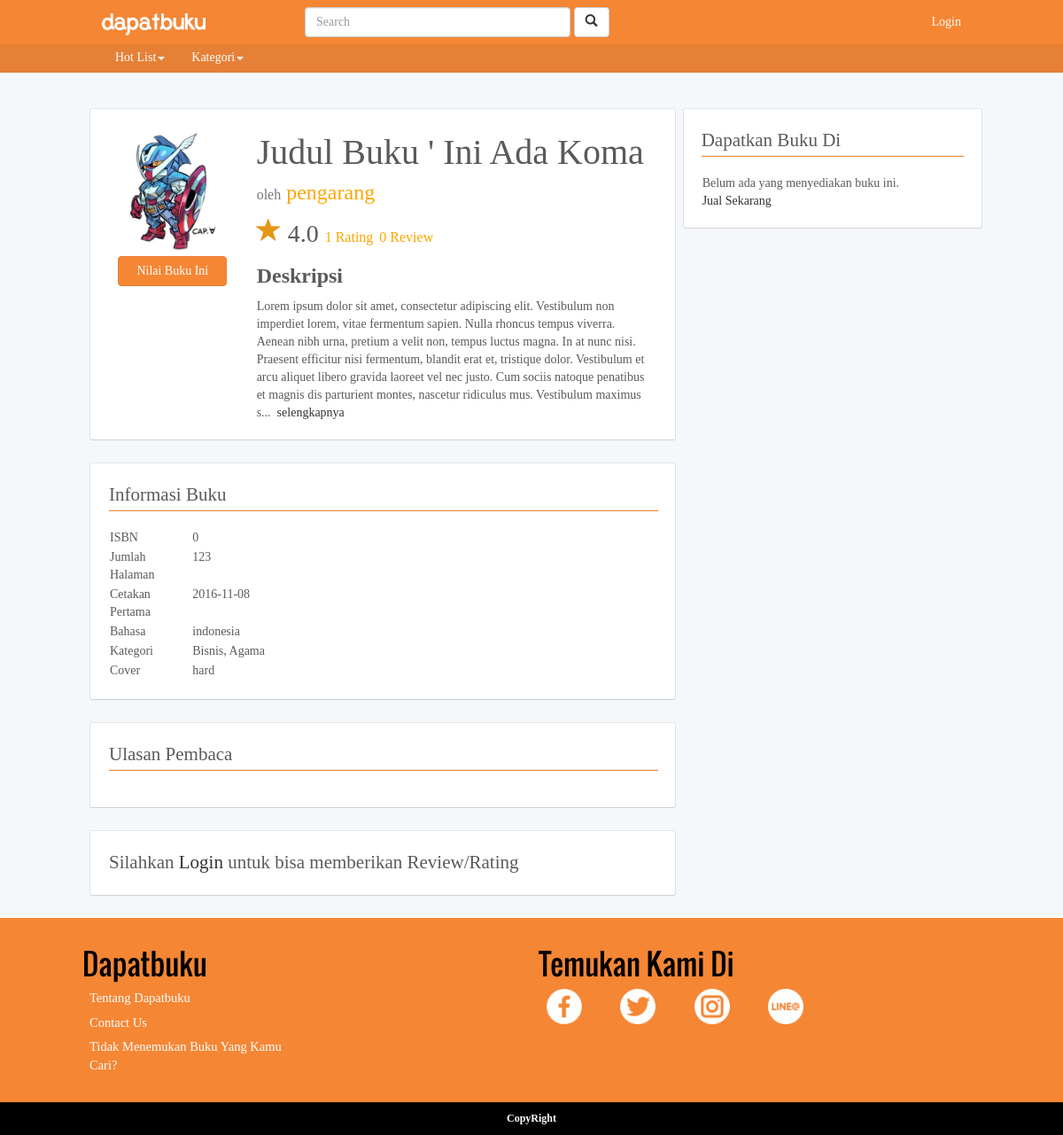
Page /book/b/judul-buku-ini-ada-koma on the earlier database version.
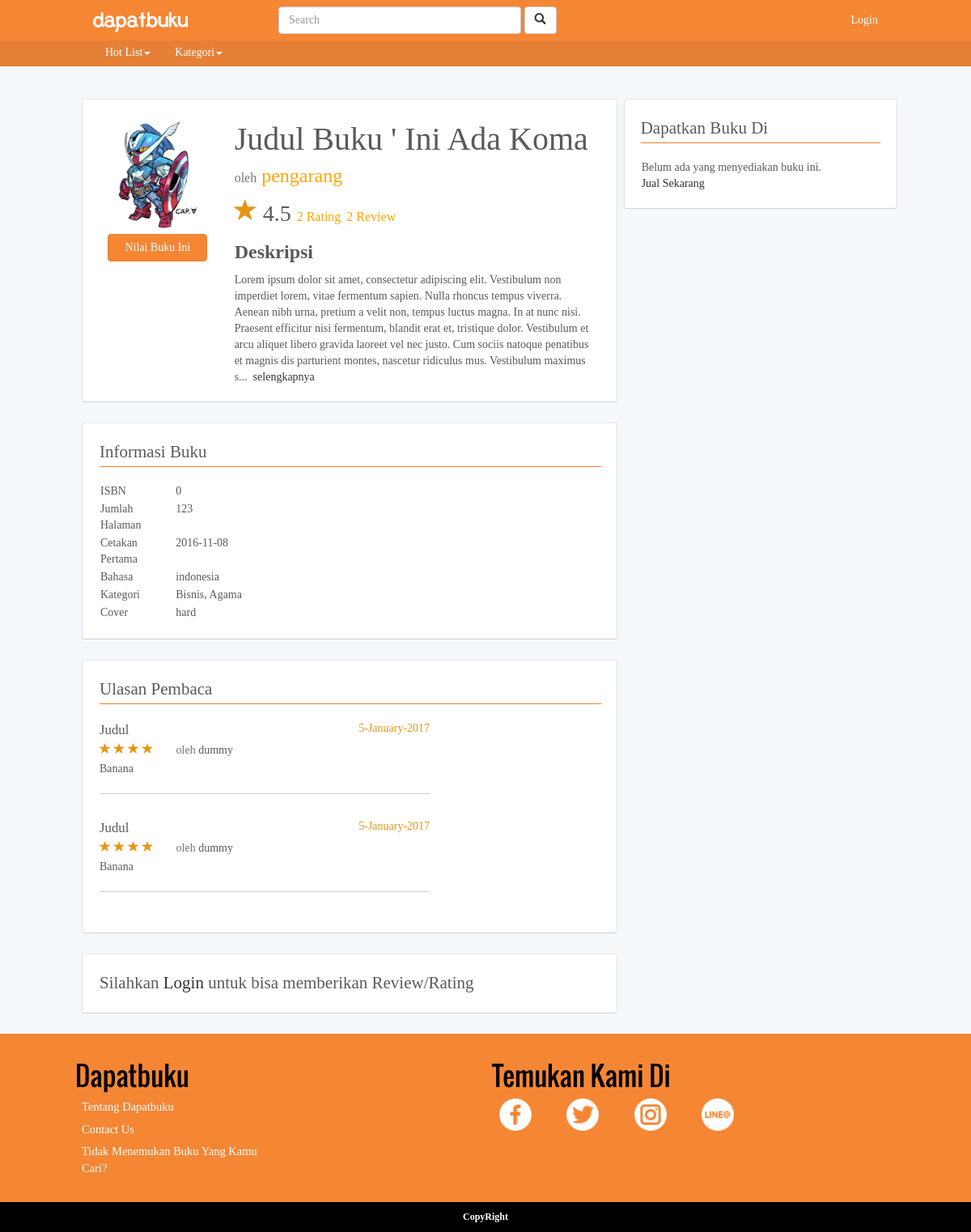
Same page on the later database version.
### tables this page shows
CREATE TABLE `book` (
  `id_b` int(11) NOT NULL,
  `title_b` varchar(200) NOT NULL,
  `slug_title_b` varchar(200) DEFAULT NULL COMMENT 'slug for link',
  `no_isbn_b` varchar(20) DEFAULT 'Tidak Tersedia',
  `writer` varchar(128) DEFAULT NULL,
  `publisher` varchar(128) DEFAULT NULL,
  `pages` int(11) DEFAULT NULL,
  `date_published` date DEFAULT NULL,
  `language_b` varchar(50) DEFAULT NULL,
  `thumb_cover_b` varchar(200) DEFAULT NULL COMMENT 'thumbnail versi kecil dari foto cover',
  `photo_cover_b` varchar(200) DEFAULT NULL COMMENT 'alamat photo',
  `cover_type_b` varchar(50) DEFAULT NULL COMMENT 'tipe cover',
  `description_b` longtext COMMENT 'sinopsis',
  `total_reviews_b` int(11) DEFAULT '0',
  `total_ratings` int(11) DEFAULT '0',
  `best_seller_flag` int(2) DEFAULT '0' COMMENT 'flag best seller',
  `best_seller_rank` int(3) DEFAULT NULL
);

CREATE TABLE `book_category` (
  `id_b_category` int(11) NOT NULL,
  `name_b_category` varchar(100) NOT NULL,
  `desc_b_category` text
);

CREATE TABLE `book_review` (
  `id_b_review` int(11) NOT NULL,
  `title_b_review` varchar(50) NOT NULL,
  `content_b_review` varchar(300) NOT NULL,
  `id_u` int(11) DEFAULT NULL,
  `id_b` int(11) DEFAULT NULL,
  `date_b_review` timestamp NULL DEFAULT CURRENT_TIMESTAMP,
  `total_like` int(11) NOT NULL DEFAULT '0'
);

CREATE TABLE `user` (
  `id_u` int(11) NOT NULL,
  `username_u` varchar(50) DEFAULT NULL,
  `email_u` varchar(100) DEFAULT NULL,
  `password_u` varchar(255) DEFAULT NULL,
  `firstname_u` varchar(255) DEFAULT NULL,
  `lastname_u` varchar(100) DEFAULT NULL,
  `date_of_birth_u` date DEFAULT NULL,
  `phone_number_u` varchar(15) DEFAULT NULL,
  `join_date_u` datetime DEFAULT NULL,
  `address_u` varchar(150) DEFAULT NULL,
  `city_u` int(6) DEFAULT NULL,
  `province_u` int(6) DEFAULT NULL,
  `total_review_u` int(11) DEFAULT '0',
  `bio_u` varchar(200) DEFAULT NULL,
  `photo_profile_u` varchar(150) DEFAULT 'assets/img/default/profile-pict.png',
  `photo_cover_u` varchar(150) DEFAULT NULL,
  `point` int(11) DEFAULT '0',
  `money` int(11) DEFAULT NULL,
  `line_u` varchar(32) NOT NULL,
  `whatsapp_u` varchar(15) NOT NULL
);

### application/controllers/Book.php (called while the page is built, shortened)
<?php
class Book extends CI_Controller {
	public function __construct()
	{
		$this->load->library('session');
		$this->load->library('fixstring');
		$this->load->helper('url');
		$this->load->library('form_validation');
    	$this->load->helper(array('form', 'url'));
		$this->load->model('M_book');
	}
	public function b($slug)
	{
		$id_user = 0;
		$data['book_data'] = $this->M_book->get_data_book($slug);
		$id_in = $data['book_data'][0]['id_b'];
		$data['book_category'] = $this->M_book->get_b_category($id_in);
		$data['book_rating'] = $this->M_book->get_rate_avg($id_in);
		$data['writer_data'] = $this->M_book->get_writer_short($id_in);
		$data['review_data'] = $this->M_book->get_review($id_in);
		$data['my_review'] = $this->M_book->get_user_review($id_in, $id_user);
		$data['book_sale'] = $this->M_book->get_book_sale_in($id_in);
		if($this->session->logged_in == 0){
			$data['rating_data'] = $this->M_book->get_rating($id_in,$id_user);
			if(!$data['rating_data'] ) $data['rating_flag'] = 0;
			else $data['rating_flag'] = 1;
			$data['user_review_flag'] = $this->M_book->user_review_flag($id_in,$id_user);
			if(!$data['user_review_flag'] ) $data['review_flag'] = 0;
			else $data['review_flag'] = 1;
		}
		else{
			$data['review_flag'] = 0;
			$data['rating_flag'] = 0;
		}
		$data['header']=$this->load->view('parts/header','',true);
		$data['navbar']=$this->load->view('parts/navbar','',true);
		$data['footer']=$this->load->view('parts/footer','',true);
		$data['bookright']=$this->load->view('book/book-right',$data,true);
		$data['bookleft']=$this->load->view('book/book-left',$data,true);
		$this->load->view('book/book',$data);
	}
}
?>

### index.php (called while the page is built, shortened)
<?php
require_once BASEPATH.'core/CodeIgniter.php';

### application/models/M_book.php (called while the page is built, shortened)
<?php
  Class M_book extends CI_Model
  {
    public function get_b_category($id_in)
    {
      $query = $this->db->query("select bc.name_b_category from book_category bc, book_category_connector bcc, book b
                                 where b.id_b = '".$id_in."' and bcc.book_id = b.id_b and bc.id_b_category = bcc.cat_id;");
      return $query->result_array();
    }
    public function get_rate_avg($id_in)
    {
      $query = $this->db->query("select round(avg(new.rate), 1) as avg from (select r.rating AS rate
                                 from book_rating r, book b WHERE b.id_b = ".$id_in." and b.id_b = r.id_b) new;");
      return $query->result_array();
    }
    public function get_data_book($slug)
    {
      $query = $this->db->query("select * from book where slug_title_b = '".$slug."';");
      return $query->result_array();
    }
    public function get_review($id_in)
    {
		$query = $this->db->query("
		SELECT u.username_u, r.title_b_review, r.rating, r.date_b_review, r.content_b_review, r.id_b_review FROM (SELECT br.id_u,
		br.title_b_review, r.rating, br.date_b_review, br.content_b_review, br.id_b_review
		FROM book_rating AS r JOIN book_review AS br WHERE r.id_u = br.id_u AND r.id_b = br.id_b AND br.id_b =".$id_in."
		GROUP BY br.id_b_review
		) AS r,
		USER u WHERE r.id_u = u.id_u ORDER BY date_b_review DESC;");
      return $query->result_array();
    }
  }
?>

### application/views/book/book-left.php (the view, shortened to what the changed rows need)
<div class="custom-container" id="book-container">
	<div class="row">
		<div class="col-md-12">
			<div class="col-md-3">
				<div class="col-sm-12 col-xs-12 padding-5px">
					<img src="<?php echo base_url().$book_data[0]['photo_cover_b']; ?>" class="img-responsive-2">
					<div class="col-md-12 info-small" style="padding:0;">
						<div class="col-md-12 book-star text-center">
						</div>
					</div>
				</div>
			</div>
			<div class="col-md-9">
				<div class="col-md-12 book-title">
					<?php echo $book_data[0]['title_b']; ?>
				</div>
				<div class="col-md-12 book-writer">
					<span class="text-muted">oleh</span> <?php echo $book_data[0]['writer']; ?>
				</div>
				<div class="col-md-12 book-rating">
					<div class="book-rating-star">
						<span class="glyphicon glyphicon-star glyphicon-large" style="color:#E69515;" aria-hidden="true"></span>
						<span class="book-rating-text"><?php echo $book_rating[0]['avg']; ?></span>
						<span class="book-rating-count"><?php echo $book_data[0]['total_ratings']; ?> Rating</span>
						<span class="book-review-count"><?php echo $book_data[0]['total_reviews_b']; ?> Review</span>
					</div>
				</div>
				<div id="book-description" class="col-md-12 product-item">
					<div class="book-header">Deskripsi</div>
					<div class="book-description more">
						<?php echo $book_data[0]['description_b']; ?>
					</div>
				</div>
			</div>
		</div>
	</div>
</div>
<div id="informasi-buku" class="custom-container">
	<div class="row">
		<div class="col-md-12">
			<div class="row">
				<div class="col-md-12">
					<div class="col-md-4">
						<div class="col-md-12 table-container">
							<div class="col-md-6 col-sm-6 col-xs-6 table-content">ISBN
							</div>
							<div class="col-md-6 col-sm-6 col-xs-6 table-content"><?php echo $book_data[0]['no_isbn_b']; ?>
							</div>
						</div>
						<div class="col-md-12 table-container">
							<div class="col-md-6 col-sm-6 col-xs-6 table-content">Jumlah Halaman
							</div>
							<div class="col-md-6 col-sm-6 col-xs-6 table-content"><?php echo $book_data[0]['pages']; ?>
							</div>
						</div>
						<div class="col-md-12 table-container">
							<div class="col-md-6 col-sm-6 col-xs-6 table-content">Cetakan Pertama
							</div>
							<div class="col-md-6 col-sm-6 col-xs-6 table-content"><?php echo $book_data[0]['date_published']; ?>
							</div>
						</div>
						<div class="col-md-12 table-container">
							<div class="col-md-6 col-sm-6 col-xs-6 table-content">Bahasa
							</div>
							<div class="col-md-6 col-sm-6 col-xs-6 table-content"><?php echo $book_data[0]['language_b']; ?>
							</div>
						</div>
						<div class="col-md-12 table-container">
							<div class="col-md-6 col-sm-6 col-xs-6 table-content">Kategori
							</div>
							<div class="col-md-6 col-sm-6 col-xs-6 table-content">
							<?php
								$counter=1;
								foreach($book_category as $key){
									if($counter!=1)echo ', ';
									echo $key['name_b_category'];
									$counter++;
								}
								?>
							</div>
						</div>
						<div class="col-md-12 table-container">
							<div class="col-md-6 col-sm-6 col-xs-6 table-content">Cover
							</div>
							<div class="col-md-6 col-sm-6 col-xs-6 table-content"><?php echo $book_data[0]['cover_type_b']; ?>
							</div>
						</div>
					</div>
				</div>
			</div>
		</div>
	</div>
</div>
<div id="ulasan-pembaca" class="custom-container">
	<div class="row">
		<div class="col-md-12" >
			<div class="col-md-8">
				<?php foreach($review_data as $key){?>
					<div class="review-wrapper">
						<div class="review-date">
						<?php echo date('j-F-Y', strtotime($key['date_b_review']) );?></div>
						<div class="review-title review-item"><?php echo $key['title_b_review']; ?></div>
						<div class="review-rating review-item">
							<span class="glyphicon glyphicon-star glyphicon-large" style="color:#E69515;" aria-hidden="true"></span>
							<span class="glyphicon glyphicon-star glyphicon-large" style="color:#E69515;" aria-hidden="true"></span>
							<span class="glyphicon glyphicon-star glyphicon-large" style="color:#E69515;" aria-hidden="true"></span>
							<span class="glyphicon glyphicon-star glyphicon-large" style="color:#E69515;" aria-hidden="true"></span>
							<span class="glyphicon glyphicon-star glyphicon-large" style="color:#fff;" aria-hidden="true"></span>
							<span class="text-muted" style="padding-left:7px">oleh </span>
							<span class="review-username review-item"><?php echo $key['username_u']; ?></span>
						</div>
						<div class="review-content more">
							<?php echo $key['content_b_review']; ?>
						</div>
					</div>
				<?php } ?>
			</div>
		</div>
	</div>
</div>

Differences in the rows shown:
changed book "Judul Buku ' Ini Ada Koma": total_ratings "1" → "2"; total_reviews_b "0" → "2"
added book_review: date_b_review "5-January-2017", title_b_review "Judul", id_u.username_u "dummy", content_b_review "Banana"
added book_review: date_b_review "5-January-2017", title_b_review "Judul", id_u.username_u "dummy", content_b_review "Banana"
Other differences:
$book_rating[0]['avg']: "4.0" → "4.5"
